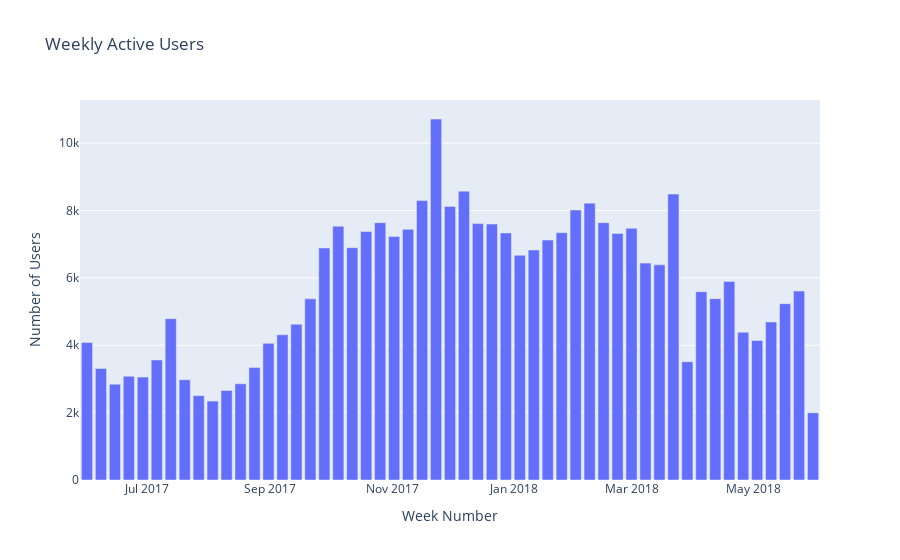

Notebook source saved alongside this figure:
### Code cell
# create a bar chart for weekly usage
fig = px.bar(visits_weekly, x='week', y='uid', 
              title='Weekly Active Users', 
              labels={'week': 'Week Number', 
                      'uid': 'Number of Users'})
fig.show()

### Figure 1 — Plotly figure (JSON) as saved in the notebook; plotly's stock layout.template omitted (floating-point values rounded to 4 significant figures)
{"data": [{"alignmentgroup": "True", "hovertemplate": "Week Number=%{x}<br>Number of Users=%{y}<extra></extra>", "legendgroup": "", "marker": {"color": "#636efa", "pattern": {"shape": ""}}, "name": "", "offsetgroup": "", "orientation": "v", "showlegend": false, "textposition": "auto", "type": "bar", "x": ["2017-06-01T00:00:00", "2017-06-08T00:00:00", "2017-06-15T00:00:00", "2017-06-22T00:00:00", "2017-06-29T00:00:00", "2017-07-06T00:00:00", "2017-07-13T00:00:00", "2017-07-20T00:00:00", "2017-07-27T00:00:00", "2017-08-03T00:00:00", "2017-08-10T00:00:00", "2017-08-17T00:00:00", "2017-08-24T00:00:00", "2017-08-31T00:00:00", "2017-09-07T00:00:00", "2017-09-14T00:00:00", "2017-09-21T00:00:00", "2017-09-28T00:00:00", "2017-10-05T00:00:00", "2017-10-12T00:00:00", "2017-10-19T00:00:00", "2017-10-26T00:00:00", "2017-11-02T00:00:00", "2017-11-09T00:00:00", "2017-11-16T00:00:00", "2017-11-23T00:00:00", "2017-11-30T00:00:00", "2017-12-07T00:00:00", "2017-12-14T00:00:00", "2017-12-21T00:00:00", "2017-12-28T00:00:00", "2018-01-04T00:00:00", "2018-01-11T00:00:00", "2018-01-18T00:00:00", "2018-01-25T00:00:00", "2018-02-01T00:00:00", "2018-02-08T00:00:00", "2018-02-15T00:00:00", "2018-02-22T00:00:00", "2018-03-01T00:00:00", "2018-03-08T00:00:00", "2018-03-15T00:00:00", "2018-03-22T00:00:00", "2018-03-29T00:00:00", "2018-04-05T00:00:00", "2018-04-12T00:00:00", "2018-04-19T00:00:00", "2018-04-26T00:00:00", "2018-05-03T00:00:00", "2018-05-10T00:00:00", "2018-05-17T00:00:00", "2018-05-24T00:00:00", "2018-05-31T00:00:00"], "xaxis": "x", "y": [4082, 3311, 2844, 3079, 3055, 3563, 4790, 2978, 2505, 2343, 2658, 2856, 3337, 4056, 4311, 4625, 5377, 6888, 7535, 6896, 7375, 7638, 7226, 7441, 8294, 10716, 8122, 8575, 7611, 7597, 7334, 6672, 6829, 7123, 7341, 8016, 8218, 7639, 7319, 7470, 6439, 6387, 8486, 3511, 5590, 5382, 5894, 4388, 4140, 4692, 5234, 5609, 1997], "yaxis": "y"}], "layout": {"barmode": "relative", "legend": {"tracegroupgap": 0}, "title": {"text": "Weekly Active Users"}, "xaxis": {"anchor": "y", "domain": [0, 1], "title": {"text": "Week Number"}}, "yaxis": {"anchor": "x", "domain": [0, 1], "title": {"text": "Number of Users"}}}}
